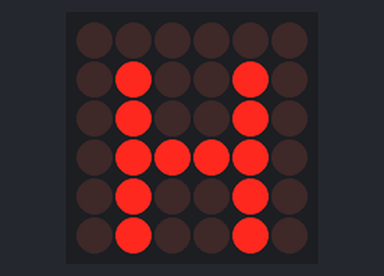
The sketch below on a simulated Arduino Uno, built with avr-gcc and run on an emulated ATmega328P. On the bench: 6×6 LED matrix. Wiring (inferred from the names in the program): LED matrix (orientation assumed): rows pin 2, pin 3, pin 4, pin 5, pin 6, pin 7; columns pin 8, pin 9, pin 10, pin 11, pin 12, pin 13.

Above: at 0.1 s.
At 2.3 s:
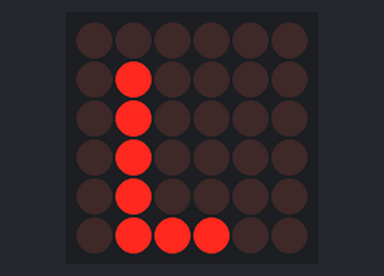
At 3.4 s:
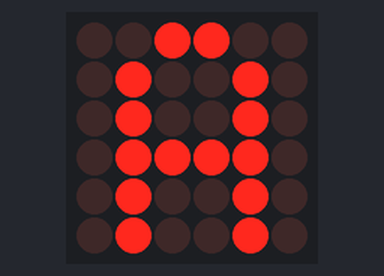
At 4.2 s:
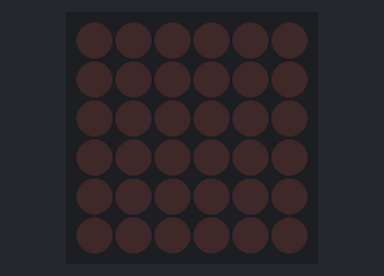
At 6.4 s:
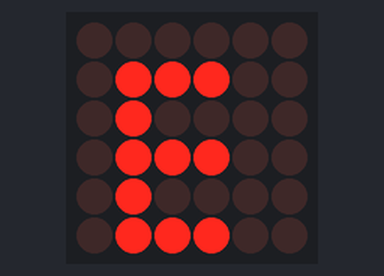
At 9.5 s:
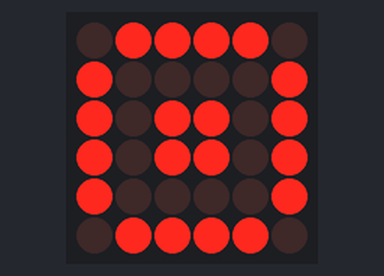

The sketch:

HOLA_PEDRO.ino
```cpp
const int rows = 6;
const int cols = 6;

int rowPins[rows] = {2, 3, 4, 5, 6, 7};
int colPins[cols] = {8, 9, 10, 11, 12, 13};

unsigned long previousMillis = 0;
const long interval = 1000; // Intervalo de tiempo para cambiar entre matrices
const long apagadoInterval = 200; // Intervalo de tiempo durante el cual la matriz se apaga

int matriz1[6][6] = {
  {0, 0, 0, 0, 0, 0},
  {0, 1, 0, 0, 1, 0},
  {0, 1, 0, 0, 1, 0},
  {0, 1, 1, 1, 1, 0},
  {0, 1, 0, 0, 1, 0},
  {0, 1, 0, 0, 1, 0}
};

int matriz2[6][6] = {
  {0, 1, 1, 1, 1, 0},
  {1, 0, 0, 0, 0, 1},
  {1, 0, 1, 1, 0, 1},
  {1, 0, 1, 1, 0, 1},
  {1, 0, 0, 0, 0, 1},
  {0, 1, 1, 1, 1, 0}
};

int matriz3[6][6] = {
  {0, 0, 0, 0, 0, 0},
  {0, 1, 0, 0, 0, 0},
  {0, 1, 0, 0, 0, 0},
  {0, 1, 0, 0, 0, 0},
  {0, 1, 0, 0, 0, 0},
  {0, 1, 1, 1, 0, 0}
};

int matriz4[6][6] = {
  {0, 0, 1, 1, 0, 0},
  {0, 1, 0, 0, 1, 0},
  {0, 1, 0, 0, 1, 0},
  {0, 1, 1, 1, 1, 0},
  {0, 1, 0, 0, 1, 0},
  {0, 1, 0, 0, 1, 0}
};

int matriz5[6][6] = {
  {0, 0, 0, 0, 0, 0},
  {0, 0, 0, 0, 0, 0},
  {0, 0, 0, 0, 0, 0},
  {0, 0, 0, 0, 0, 0},
  {0, 0, 0, 0, 0, 0},
  {0, 0, 0, 0, 0, 0}
};

int matriz6[6][6] = {
  {0, 1, 1, 1, 0, 0},
  {0, 1, 0, 1, 0, 0},
  {0, 1, 1, 1, 0, 0},
  {0, 1, 0, 0, 0, 0},
  {0, 1, 0, 0, 0, 0},
  {0, 1, 0, 0, 0, 0}
};

int matriz7[6][6] = {
  {0, 0, 0, 0, 0, 0},
  {0, 1, 1, 1, 0, 0},
  {0, 1, 0, 0, 0, 0},
  {0, 1, 1, 1, 0, 0},
  {0, 1, 0, 0, 0, 0},
  {0, 1, 1, 1, 0, 0}
};

int matriz8[6][6] = {
  {0, 0, 0, 0, 0, 0},
  {0, 1, 1, 1, 0, 0},
  {0, 1, 0, 0, 1, 0},
  {0, 1, 0, 0, 1, 0},
  {0, 1, 0, 0, 1, 0},
  {0, 1, 1, 1, 0, 0}
};

int matriz9[6][6] = {
  {0, 1, 1, 1, 0, 0},
  {0, 1, 0, 1, 0, 0},
  {0, 1, 1, 1, 0, 0},
  {0, 1, 1, 0, 0, 0},
  {0, 1, 0, 1, 0, 0},
  {0, 1, 0, 0, 1, 0}
};

int matriz10[6][6] = {
  {0, 1, 1, 1, 1, 0},
  {1, 0, 0, 0, 0, 1},
  {1, 0, 1, 1, 0, 1},
  {1, 0, 1, 1, 0, 1},
  {1, 0, 0, 0, 0, 1},
  {0, 1, 1, 1, 1, 0}
};

int currentMatrizIndex = 0;
int* matrices[] = { &matriz1[0][0], &matriz2[0][0], &matriz3[0][0], &matriz4[0][0], &matriz5[0][0],
&matriz6[0][0], &matriz7[0][0], &matriz8[0][0], &matriz9[0][0], &matriz10[0][0], };

void setup() {
  for (int i = 0; i < rows; i++) {
    pinMode(rowPins[i], OUTPUT);
    digitalWrite(rowPins[i], LOW);
  }

  for (int j = 0; j < cols; j++) {
    pinMode(colPins[j], OUTPUT);
    digitalWrite(colPins[j], HIGH);
  }
}

void loop() {
  unsigned long currentMillis = millis();

  if (currentMillis - previousMillis >= interval) {
    previousMillis = currentMillis;
    apagarMatriz();
    delay(apagadoInterval);
    currentMatrizIndex = (currentMatrizIndex + 1) % 10; // Cambia al siguiente índice de matriz
  }

  mostrarMatriz((int(*)[6]) matrices[currentMatrizIndex]);
}

void mostrarMatriz(int matriz[6][6]) {
  for (int i = 0; i < rows; i++) {
    digitalWrite(rowPins[i], HIGH);  // Activar fila
    for (int j = 0; j < cols; j++) {
      if (matriz[i][j] == 1) {
        digitalWrite(colPins[j], LOW);  // Encender LED
      } else {
        digitalWrite(colPins[j], HIGH); // Apagar LED
      }
    }
    delay(5); // Retardo breve para permitir la visualización de la fila
    digitalWrite(rowPins[i], LOW);  // Desactivar fila
  }
}

void apagarMatriz() {
  for (int i = 0; i < rows; i++) {
    digitalWrite(rowPins[i], LOW);  // Apagar todas las filas
  }
  for (int j = 0; j < cols; j++) {
    digitalWrite(colPins[j], HIGH);  // Apagar todas las columnas
  }
}
```

Measured:
- by itself, everything shown: repeats every 10.2 s, in 18 steps
- what the display in image 0 shows lasts 1.0 s, from 0.1 s to 1.1 s
- what the display in image 1 shows lasts 0.9 s, from 2.3 s to 3.2 s
- what the display in image 3 shows lasts 1.2 s, from 4.2 s to 5.4 s
- what the display in image 4 shows lasts 0.8 s, from 6.4 s to 7.2 s
